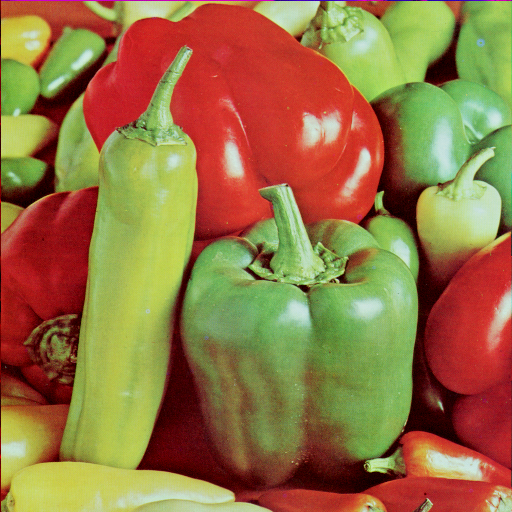
%> input picture peppers.tiff, 512 x 512 px
$ octave Q2.m   (GNU Octave 9; MATLAB toolbox functions it lacks are replaced by stand-ins)
%> lines starting %> are read from the running program, lines starting %| are printed output that depends on the picture
clc;
clear all;
close all;


img1= imread("peppers.tiff");
%> img1 is the input picture: size 512x512x3 uint8; mean R, G, B 149.8, 115.6, 66.5
figure;
imshow(img1)
title('given image-1')


%% a) answer

img2=img1;

temp=img2(:,:,1);
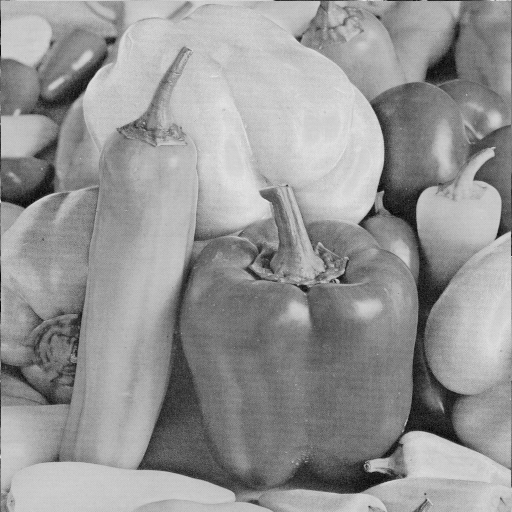
%> temp: size 512x512 uint8; min 0, max 231, mean 149.8
img2(:,:,1)=img2(:,:,3);
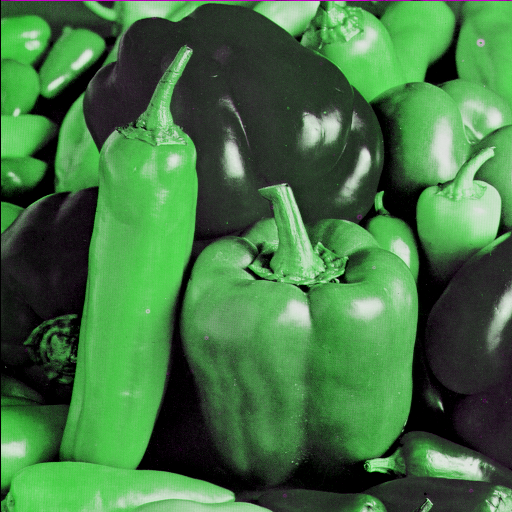
%> img2: size 512x512x3 uint8; mean R, G, B 66.5, 115.6, 66.5
img2(:,:,3)=temp;
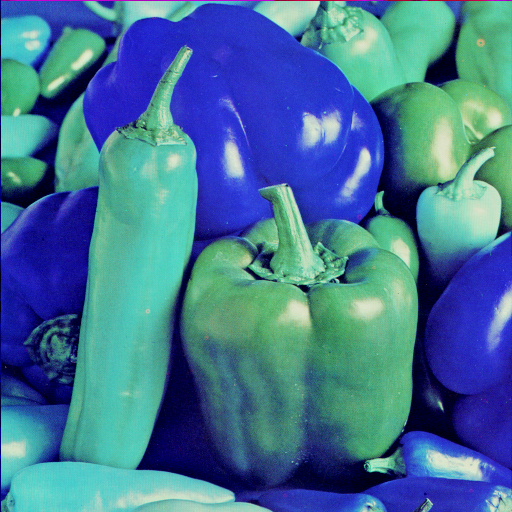
%> img2: size 512x512x3 uint8; mean R, G, B 66.5, 115.6, 149.8
swap_colour=img2;
figure;
imshow(swap_colour)
title('after swaping the colours of image-1')


%%  b) answer


M1g=img1(:,:,2);
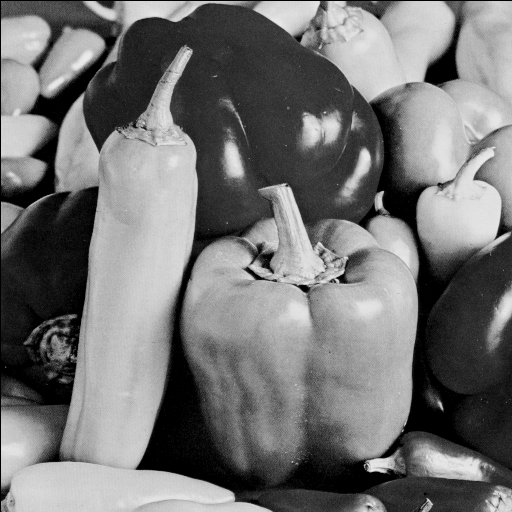
%> M1g: size 512x512 uint8; min 0, max 237, mean 115.6
figure;
imshow(M1g)
title('monochrome image (M1g) only green channel')


%% c) answer

M1r=img1(:,:,1);
figure;
imshow(M1r)
title('monochrome image (M1r) only red channel')


%% d) answer

M1b=img1(:,:,3);
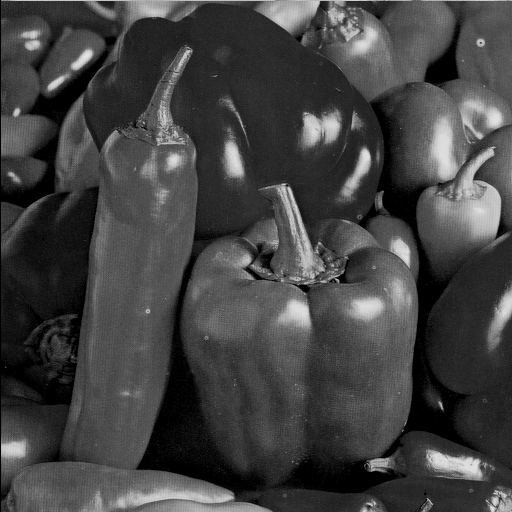
%> M1b: size 512x512 uint8; min 0, max 229, mean 66.5

figure;
subplot(2,3,1)
imshow(M1g)
title('given channel')
subplot(2,3,2)
imshow(M1r)
title('red channel')
subplot(2,3,3)
imshow(M1b)
title('blue channel')


subplot(2,3,4)
histogram(M1g)
title('M1g histogram')

subplot(2,3,5)
histogram(M1r)
title('M1r histogram')

subplot(2,3,6)
histogram(M1b)
title('M1b histogram')
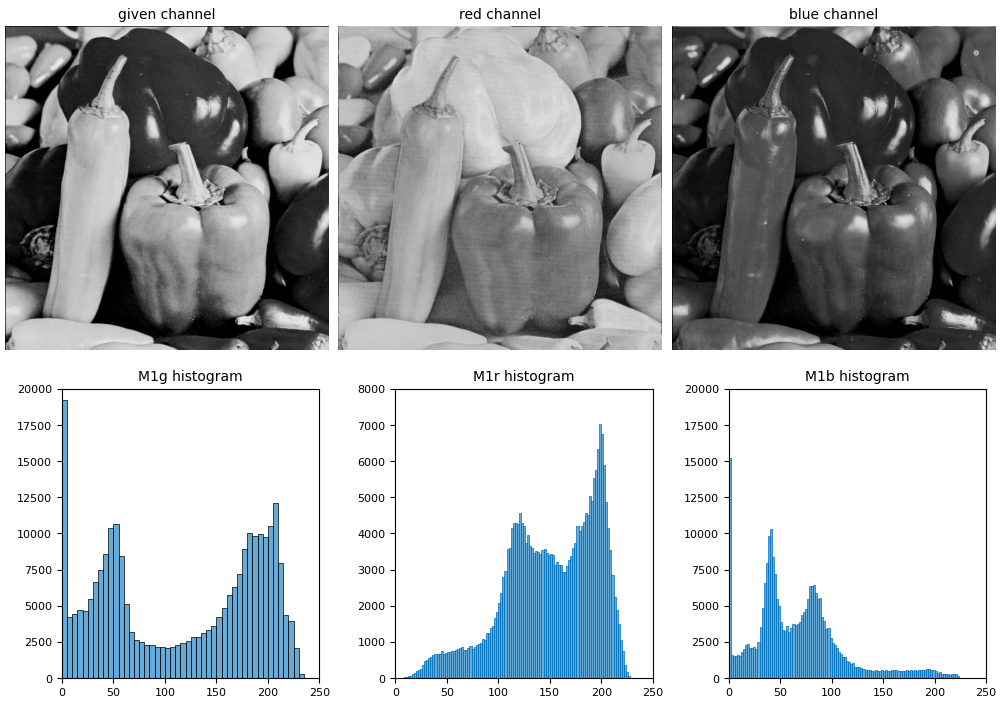
%> figure redrawn from the program's plot data, 6 panels


% [11 lines of commented-out code are left out]

$ run again, with house.tiff copied over peppers.tiff
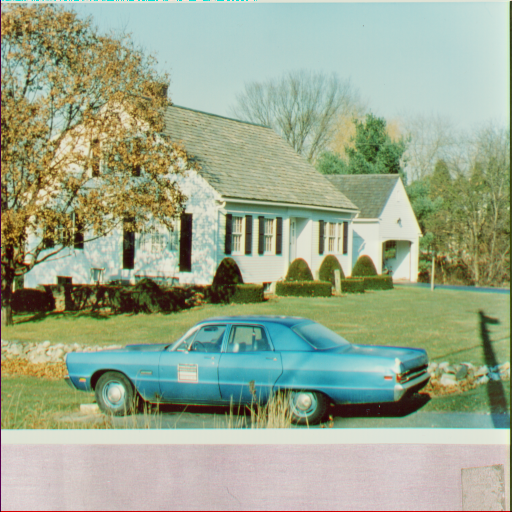
%> input picture house.tiff, 512 x 512 px
%> img1 is the input picture: size 512x512x3 uint8; mean R, G, B 155.4, 168.2, 142.2
%> `img2(:,:,3)=temp;`:
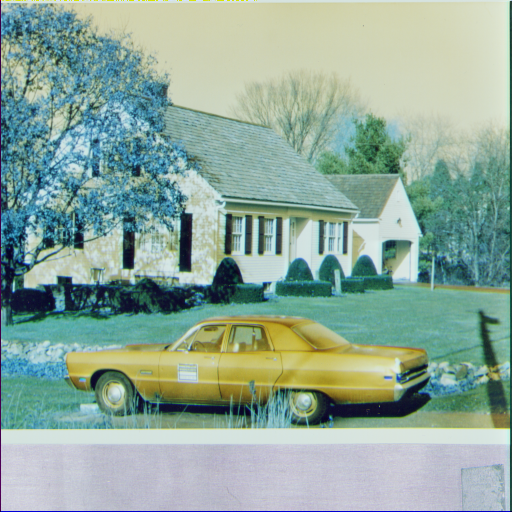
%> img2: size 512x512x3 uint8; mean R, G, B 142.2, 168.2, 155.4
%> `M1b=img1(:,:,3);`:
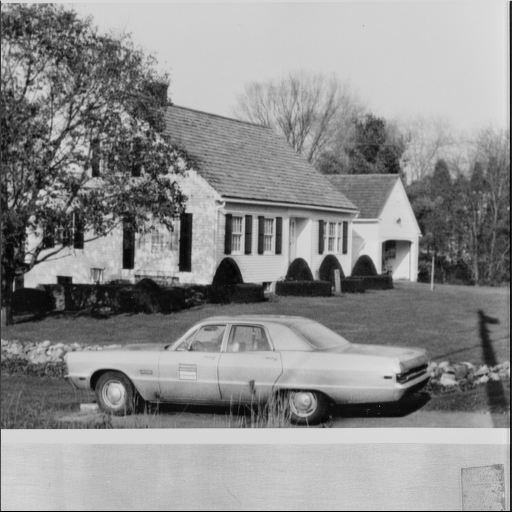
%> M1b: size 512x512 uint8; min 0, max 226, mean 142.2
